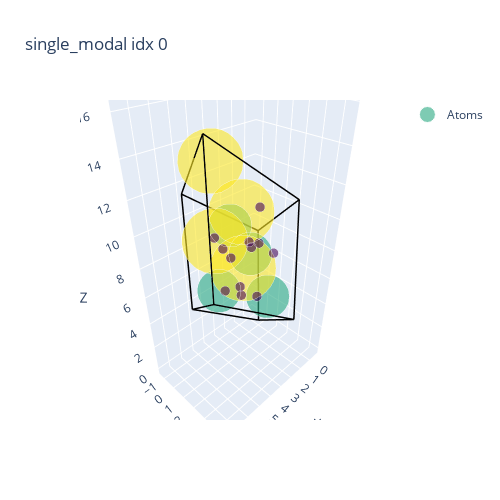

This figure's notebook cell:
### Code cell
import sys
import importlib.util
from pathlib import Path

import torch
import numpy as np
from ase.io import read
from omg.datamodule.dataloader import OMGData

PROJECT_ROOT = Path("/Users/kosta/Documents/Research/martiniani/omatg_TomEgg")
DATA_GEN_DIR = PROJECT_ROOT / "code" / "data-gen"
PETE_DATA_GEN_PATH = DATA_GEN_DIR / "pete_data_gen.py"

spec = importlib.util.spec_from_file_location("pete_data_gen", PETE_DATA_GEN_PATH)
pete_data_gen = importlib.util.module_from_spec(spec)
sys.modules["pete_data_gen"] = pete_data_gen
spec.loader.exec_module(pete_data_gen)
plot_crystal_with_points = pete_data_gen.plot_crystal_with_points


def ase_atoms_to_omg_data(atoms):
    species_np = atoms.numbers.astype("int64")
    ghost_mask = np.zeros_like(species_np, dtype=bool)

    if "is_ghost" in atoms.arrays:
        ghost_mask |= atoms.get_array("is_ghost").astype(bool)

    if "ghost_atomic_number" in atoms.arrays:
        ghost_values = np.unique(atoms.get_array("ghost_atomic_number")).astype("int64")
        ghost_mask |= np.isin(species_np, ghost_values)

    if not ghost_mask.any():
        ghost_mask |= species_np <= 0

    species = torch.from_numpy(species_np)
    if ghost_mask.any():
        species = species.masked_fill(torch.from_numpy(ghost_mask), -1)

    data = OMGData()
    data.pos = torch.from_numpy(atoms.positions).to(dtype=torch.float64)
    data.species = species.long()
    data.cell = torch.from_numpy(atoms.cell.array).to(dtype=torch.float64).unsqueeze(0)
    data.n_atoms = torch.tensor(len(atoms), dtype=torch.long)
    data.batch = torch.zeros(len(atoms), dtype=torch.long)
    return data


XYZ_PATH = PROJECT_ROOT / "checkpoints" / "modal_results" / "single_modal.xyz"
atoms_list = read(XYZ_PATH, index=":")
print(f"Loaded {len(atoms_list)} structures from {XYZ_PATH}")

sample_idx = 0  # change this to inspect a different structure
sample_data = ase_atoms_to_omg_data(atoms_list[sample_idx])
plot_crystal_with_points(sample_data, sample_idx, title=f"single_modal idx {sample_idx}")

### Figure 1 — Plotly figure (JSON) as saved in the notebook; plotly's stock layout.template omitted (floating-point values rounded to 4 significant figures)
{"data": [{"hoverinfo": "text", "hovertext": ["A_n: 31<br>Pos: (0.43, -0.61, 5.90)", "A_n: 31<br>Pos: (4.15, 1.47, 10.41)", "A_n: 31<br>Pos: (3.52, -0.32, 4.73)", "A_n: 31<br>Pos: (1.76, 2.16, 4.71)", "A_n: 52<br>Pos: (2.49, 0.72, 6.50)", "A_n: 52<br>Pos: (2.11, 0.22, 9.96)", "A_n: 52<br>Pos: (6.31, 2.75, 11.04)", "A_n: 52<br>Pos: (5.89, 2.22, 14.44)", "A_n: 0<br>Pos: (2.60, 2.10, 11.08)", "A_n: 0<br>Pos: (0.84, 1.72, 7.24)", "A_n: 0<br>Pos: (3.40, 2.82, 9.61)", "A_n: 0<br>Pos: (2.65, -0.75, 7.22)", "A_n: 0<br>Pos: (4.55, 2.63, 7.33)", "A_n: 0<br>Pos: (4.29, 1.67, 8.56)", "A_n: 0<br>Pos: (4.08, 0.19, 9.06)", "A_n: 0<br>Pos: (4.32, 1.20, 6.07)", "A_n: 0<br>Pos: (2.83, 1.60, 8.87)", "A_n: 0<br>Pos: (1.57, -0.26, 3.21)", "A_n: 0<br>Pos: (1.77, 0.77, 7.64)", "A_n: 0<br>Pos: (1.52, 1.11, 3.91)"], "marker": {"color": ["rgb(41, 169, 130)", "rgb(41, 169, 130)", "rgb(41, 169, 130)", "rgb(41, 169, 130)", "rgb(253, 231, 37)", "rgb(253, 231, 37)", "rgb(253, 231, 37)", "rgb(253, 231, 37)", "rgb(69, 8, 90)", "rgb(69, 8, 90)", "rgb(69, 8, 90)", "rgb(69, 8, 90)", "rgb(69, 8, 90)", "rgb(69, 8, 90)", "rgb(69, 8, 90)", "rgb(69, 8, 90)", "rgb(69, 8, 90)", "rgb(69, 8, 90)", "rgb(69, 8, 90)", "rgb(69, 8, 90)"], "opacity": 0.6, "size": [30.0, 30.0, 30.0, 30.0, 45.75, 45.75, 45.75, 45.75, 6.75, 6.75, 6.75, 6.75, 6.75, 6.75, 6.75, 6.75, 6.75, 6.75, 6.75, 6.75]}, "mode": "markers", "name": "Atoms", "type": "scatter3d", "x": [0.4327, 4.153, 3.521, 1.755, 2.487, 2.114, 6.311, 5.89, 2.603, 0.8409, 3.398, 2.648, 4.554, 4.285, 4.082, 4.323, 2.834, 1.569, 1.769, 1.517], "y": [-0.6062, 1.465, -0.3188, 2.157, 0.7241, 0.219, 2.754, 2.221, 2.105, 1.724, 2.822, -0.7549, 2.63, 1.673, 0.1889, 1.195, 1.6, -0.2554, 0.7748, 1.111], "z": [5.903, 10.41, 4.732, 4.706, 6.504, 9.957, 11.04, 14.44, 11.08, 7.241, 9.608, 7.219, 7.331, 8.562, 9.056, 6.066, 8.874, 3.214, 7.643, 3.912]}, {"hoverinfo": "none", "line": {"color": "black", "width": 3}, "mode": "lines", "showlegend": false, "type": "scatter3d", "x": [0, 5.507], "y": [0, -0.4658], "z": [0, 4.336]}, {"hoverinfo": "none", "line": {"color": "black", "width": 3}, "mode": "lines", "showlegend": false, "type": "scatter3d", "x": [0, 2.071], "y": [0, 4.521], "z": [0, 4.563]}, {"hoverinfo": "none", "line": {"color": "black", "width": 3}, "mode": "lines", "showlegend": false, "type": "scatter3d", "x": [0, -0.6561], "y": [0, -0.8986], "z": [0, 7.045]}, {"hoverinfo": "none", "line": {"color": "black", "width": 3}, "mode": "lines", "showlegend": false, "type": "scatter3d", "x": [5.507, 7.578], "y": [-0.4658, 4.055], "z": [4.336, 8.898]}, {"hoverinfo": "none", "line": {"color": "black", "width": 3}, "mode": "lines", "showlegend": false, "type": "scatter3d", "x": [5.507, 4.851], "y": [-0.4658, -1.364], "z": [4.336, 11.38]}, {"hoverinfo": "none", "line": {"color": "black", "width": 3}, "mode": "lines", "showlegend": false, "type": "scatter3d", "x": [2.071, 7.578], "y": [4.521, 4.055], "z": [4.563, 8.898]}, {"hoverinfo": "none", "line": {"color": "black", "width": 3}, "mode": "lines", "showlegend": false, "type": "scatter3d", "x": [2.071, 1.415], "y": [4.521, 3.622], "z": [4.563, 11.61]}, {"hoverinfo": "none", "line": {"color": "black", "width": 3}, "mode": "lines", "showlegend": false, "type": "scatter3d", "x": [-0.6561, 4.851], "y": [-0.8986, -1.364], "z": [7.045, 11.38]}, {"hoverinfo": "none", "line": {"color": "black", "width": 3}, "mode": "lines", "showlegend": false, "type": "scatter3d", "x": [-0.6561, 1.415], "y": [-0.8986, 3.622], "z": [7.045, 11.61]}, {"hoverinfo": "none", "line": {"color": "black", "width": 3}, "mode": "lines", "showlegend": false, "type": "scatter3d", "x": [7.578, 6.922], "y": [4.055, 3.156], "z": [8.898, 15.94]}, {"hoverinfo": "none", "line": {"color": "black", "width": 3}, "mode": "lines", "showlegend": false, "type": "scatter3d", "x": [4.851, 6.922], "y": [-1.364, 3.156], "z": [11.38, 15.94]}, {"hoverinfo": "none", "line": {"color": "black", "width": 3}, "mode": "lines", "showlegend": false, "type": "scatter3d", "x": [1.415, 6.922], "y": [3.622, 3.156], "z": [11.61, 15.94]}], "layout": {"autosize": false, "height": 500, "scene": {"xaxis": {"title": {"text": "X"}}, "yaxis": {"title": {"text": "Y"}}, "zaxis": {"title": {"text": "Z"}}}, "title": {"text": "single_modal idx 0"}, "width": 500}}
